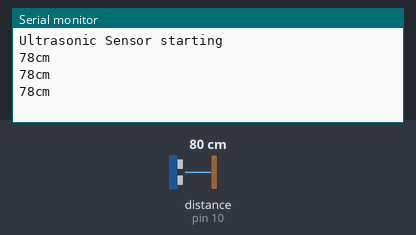
The sketch below on a simulated Arduino Uno, built with avr-gcc and run on an emulated ATmega328P. Parts: the last lines printed to the serial monitor. Wiring (inferred from the names in the program): ultrasonic range finder: trigger pin 9; echo pin 10. The inputs (shaded band) are chosen by the test bench; at power-on: distance to the obstacle (sensor on pin 10) 80 cm. The echo pulse lasts 58.3 µs per cm.

Above: at 1.3 s.
1.4 s: distance to the obstacle (sensor on pin 10) set to 2 cm
At 1.9 s:
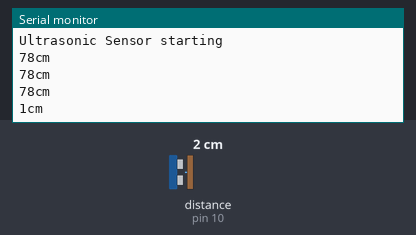
2.9 s: distance to the obstacle (sensor on pin 10) set to 4 cm
At 3.4 s:
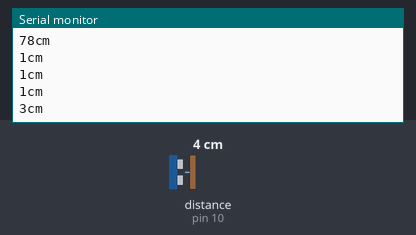
Timing chart, 0 to 5.9 s (numbered marks = the images above; inputs shaded):
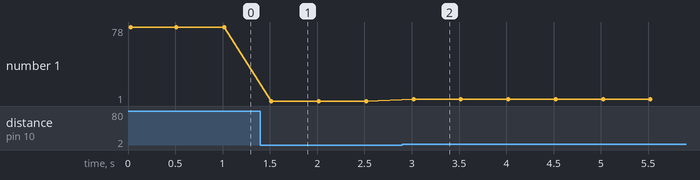

The sketch:

ultrasonic_sensor.ino
```cpp
int tpin = 9;
int epin = 10;

long duration;
int distance;

void setup() {
  Serial.begin(9600);
  Serial.println("Ultrasonic Sensor starting");
  pinMode(tpin , OUTPUT);
  pinMode(epin , INPUT);

}

void loop() {
  // Clearing Trigger
  digitalWrite(tpin, LOW);
  delayMicroseconds(2);

  // Activating Trigger
  digitalWrite(tpin , HIGH);
  delayMicroseconds(10);
  digitalWrite(tpin, LOW);

  // Getting echo
  duration = pulseIn(epin , HIGH);

  // Convert duration to distance
  distance = (duration*0.034)/2;
  Serial.print(distance);
  Serial.println("cm");

  delay(500);

}
```

Measured:
- after the input at 1.4 s, the serial monitor: prints a new line after 0.12 s (image 1)
- after the input at 2.9 s, the serial monitor: prints a new line after 0.12 s (image 2)
- plotted number 1: 78 → 1 after the input at 1.4 s, 1 → 3 after the input at 2.9 s
